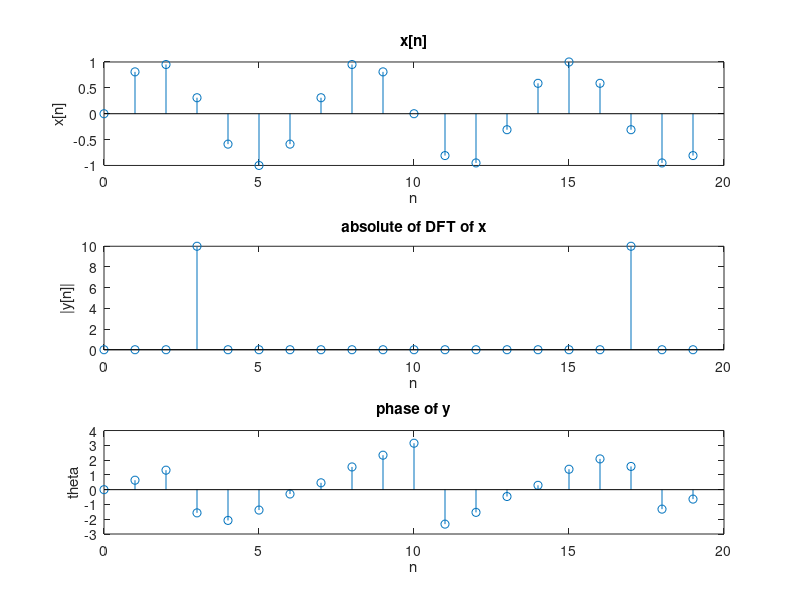

The MATLAB script that drew this image:
N=20;
n=0:N-1;
wo=(3*pi)/10;
x=sin(wo*n);
y=fft(x,N);
figure
subplot(3,1,1)
stem(n,x);
title('x[n]')
xlabel('n');
ylabel('x[n]');
subplot(3,1,2)
stem(n,abs(y));
title('absolute of DFT of x')
xlabel('n');
ylabel('|y[n]|');
subplot(3,1,3)
stem(n,angle(y));
title('phase of y')
xlabel('n');
ylabel('theta');
